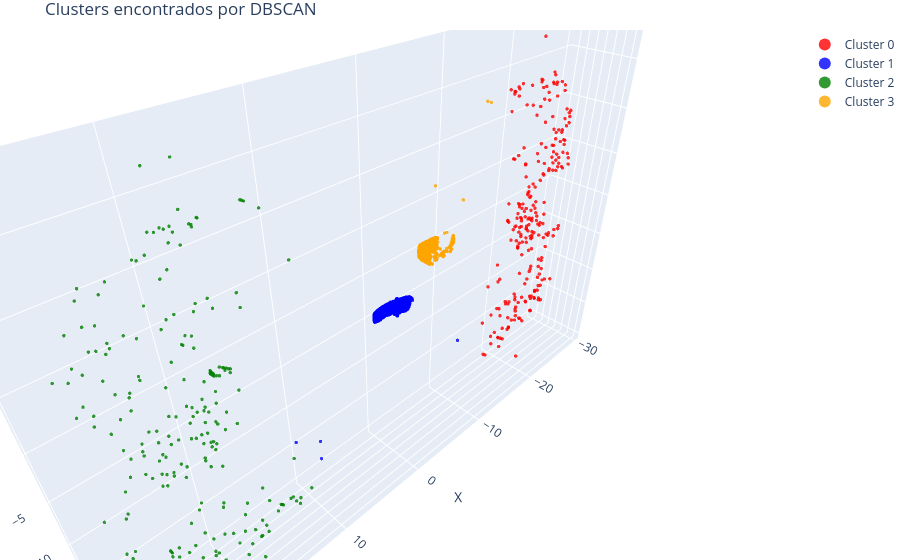

Notebook source saved alongside this figure:
### Markdown cell above
### 7.2 Dataset coche_coche_moto.csv

### Code cell
df = pd.read_csv('data/coche_coche_moto.csv')
df_vehiculos_limpio = sustraer_fondo(limpiar_puntos(df), tree_fondo)
coords = df_vehiculos_limpio[['x', 'y', 'z']].values
labels = kmeans(coords, n_clusters_val=4, random_state_val=48)
plot_clusters(coords, labels)

### Figure 1 — Plotly figure (JSON) as saved in the notebook; plotly's stock layout.template omitted (floating-point values rounded to 4 significant figures; data arrays with more than 128 entries replaced by an {"elided": "..."} marker saying what was removed)
{"data": [{"marker": {"color": "red", "opacity": 0.8, "size": 2}, "mode": "markers", "name": "Cluster 0", "type": "scatter3d", "x": {"elided": "249 float values"}, "y": {"elided": "249 float values"}, "z": {"elided": "249 float values"}}, {"marker": {"color": "blue", "opacity": 0.8, "size": 2}, "mode": "markers", "name": "Cluster 1", "type": "scatter3d", "x": {"elided": "3016 float values"}, "y": {"elided": "3016 float values"}, "z": {"elided": "3016 float values"}}, {"marker": {"color": "green", "opacity": 0.8, "size": 2}, "mode": "markers", "name": "Cluster 2", "type": "scatter3d", "x": {"elided": "220 float values"}, "y": {"elided": "220 float values"}, "z": {"elided": "220 float values"}}, {"marker": {"color": "orange", "opacity": 0.8, "size": 2}, "mode": "markers", "name": "Cluster 3", "type": "scatter3d", "x": {"elided": "1152 float values"}, "y": {"elided": "1152 float values"}, "z": {"elided": "1152 float values"}}], "layout": {"legend": {"itemsizing": "constant"}, "margin": {"b": 0, "l": 0, "r": 0, "t": 30}, "scene": {"aspectmode": "data", "xaxis": {"title": {"text": "X"}}, "yaxis": {"title": {"text": "Y"}}, "zaxis": {"title": {"text": "Z"}}}, "title": {"text": "Clusters encontrados por DBSCAN"}}}
